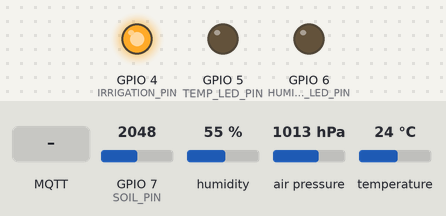
This sketch was run on a simulated ESP32-S3. On the bench: output pins drawn as LEDs (lit = HIGH). The inputs (shaded band) are chosen by the test bench; at power-on: GPIO 7 (SOIL_PIN) = 2048, humidity 55 %, air pressure 1013 hPa, temperature 24 °C. WiFi joins after 1.5 s; servers stay silent unless stated; no MQTT or app messages arrive unless stated; what the sketch prints to the serial monitor is not drawn.

Above: at 3.8 s.
3.9 s: MQTT message "ON" arrives on the first subscribed topic
At 6.2 s:
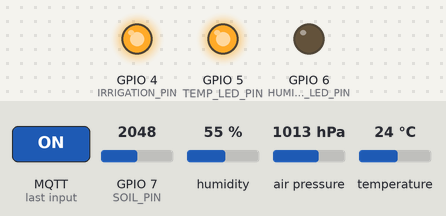
6.5 s: GPIO 7 (SOIL_PIN) set to 687
8.0 s: GPIO 7 (SOIL_PIN) set to 572
At 9.9 s:
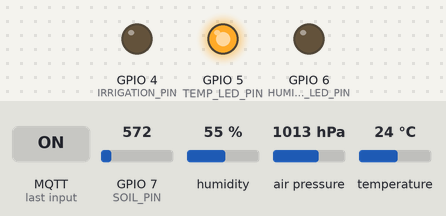
10.2 s: MQTT message "ON" arrives on the second subscribed topic
At 10.6 s:
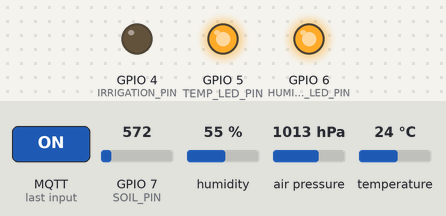
11.7 s: MQTT message "OFF" arrives on the first subscribed topic
At 12.9 s:
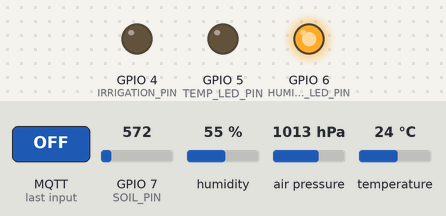
13.2 s: GPIO 7 (SOIL_PIN) set to 1209
15.9 s: GPIO 7 (SOIL_PIN) set to 1291
At 17.2 s:
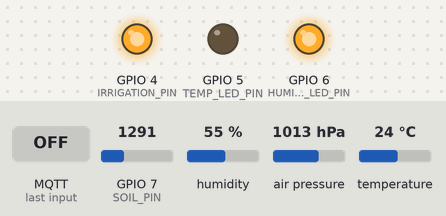
Timing chart, 0 to 18.9 s (numbered marks = the images above; inputs shaded):
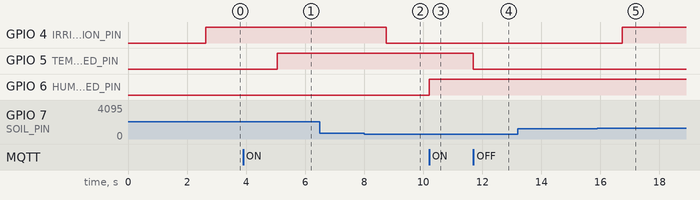

Measured:
- the behaviour switches between 640 and 639 on GPIO 7 (SOIL_PIN) (found by bisection; images 1 and 2)
- the behaviour switches between 1242 and 1243 on GPIO 7 (SOIL_PIN) (found by bisection; images 4 and 5)
- after the input at 3.9 s, GPIO 5 (TEMP_LED_PIN): LOW → HIGH after 1.2 s
- after the input at 6.5 s, every drawn part: stays the same
- after the input at 8.0 s, GPIO 4 (IRRIGATION_PIN): HIGH → LOW after 0.75 s
- after the input at 10.2 s, GPIO 6 (HUMIDITY_LED_PIN): LOW → HIGH at once
- after the input at 11.7 s, GPIO 5 (TEMP_LED_PIN): HIGH → LOW at once
- after the input at 13.2 s, every drawn part: stays the same
- after the input at 15.9 s, GPIO 4 (IRRIGATION_PIN): LOW → HIGH after 0.85 s

The sketch:

final_project.ino
```cpp
/*
  Smart Agriculture IoT - ESP32
  Sensors : AHT20 (temp + humidity), BMP280 (pressure), capacitive soil sensor
  Outputs : irrigation pump (automatic), 2 LEDs (manual via MQTT)
  Network : WiFi + MQTT (authenticated) + small local web page

  Requires a "secrets.h" file next to this sketch (see secrets.example.h):
    WIFI_SSID, WIFI_PASSWORD, MQTT_BROKER, MQTT_PORT, MQTT_USER, MQTT_PASS
*/

#include <WiFi.h>
#include <WebServer.h>
#include <Wire.h>

#include <Adafruit_AHTX0.h>
#include <Adafruit_BMP280.h>
#include <PubSubClient.h>

#include "secrets.h"

// ================= TOPICS =================

const char* TOPIC_TEMP         = "agriculture/esma/sensors/temp";
const char* TOPIC_HUMIDITY     = "agriculture/esma/sensors/humidity";
const char* TOPIC_SOIL         = "agriculture/esma/sensors/soil";
const char* TOPIC_PRESSURE     = "agriculture/esma/sensors/pressure";

const char* TOPIC_STATUS       = "agriculture/esma/status";
const char* TOPIC_ALERT        = "agriculture/esma/alerts";
const char* TOPIC_INFO         = "agriculture/esma/info";
const char* TOPIC_AVAILABILITY = "agriculture/esma/availability";   // online / offline (Last Will)

// States published by the ESP32
const char* TOPIC_IRRIGATION   = "agriculture/esma/actuators/irrigation";
const char* TOPIC_TEMP_LED     = "agriculture/esma/actuators/temperature_led";
const char* TOPIC_HUMIDITY_LED = "agriculture/esma/actuators/humidity_led";

// Commands received by the ESP32 (ON / OFF)
const char* TOPIC_TEMP_LED_CMD     = "agriculture/esma/actuators/temperature_led/cmd";
const char* TOPIC_HUMIDITY_LED_CMD = "agriculture/esma/actuators/humidity_led/cmd";

// ================= PINS =================

#define SDA_PIN 11
#define SCL_PIN 12

#define SOIL_PIN 7

#define IRRIGATION_PIN   4
#define TEMP_LED_PIN     5
#define HUMIDITY_LED_PIN 6

// ================= SOIL CALIBRATION =================

#define SOIL_AIR   2215    // raw value in dry air  (0 %)
#define SOIL_WATER 270     // raw value in water    (100 %)

// ================= THRESHOLDS =================

#define SOIL_DRY_LIMIT 50
#define SOIL_WET_LIMIT 80

#define TEMP_HIGH_LIMIT 30.0

#define HUMIDITY_LOW_LIMIT  35.0
#define HUMIDITY_HIGH_LIMIT 80.0

// ================= PUMP SAFETY =================

const unsigned long PUMP_MAX_RUN_MS   = 5UL * 60UL * 1000UL;   // stop after 5 min of continuous run
const unsigned long PUMP_COOLDOWN_MS  = 2UL * 60UL * 1000UL;   // then wait 2 min before restarting

// ================= ALERT BITS =================

#define ALERT_SOIL_DRY      (1 << 0)
#define ALERT_TEMP_HIGH     (1 << 1)
#define ALERT_HUMIDITY      (1 << 2)
#define ALERT_SENSOR_FAULT  (1 << 3)
#define ALERT_PUMP_TIMEOUT  (1 << 4)

// ================= OBJECTS =================

WebServer server(80);

Adafruit_AHTX0 aht;
Adafruit_BMP280 bmp;

WiFiClient wifiClient;
PubSubClient mqttClient(wifiClient);

// ================= VALUES =================

float temperature = NAN;
float humidity    = NAN;
float pressure    = NAN;     // hPa
int   soilPercent = 0;

bool ahtOk  = false;
bool bmpOk  = false;
bool soilOk = false;

// ================= STATES =================

bool irrigationActive = false;   // automatic
bool temperatureLedOn = false;   // manual (Node-RED)
bool humidityLedOn    = false;   // manual (Node-RED)

unsigned long pumpStartedAt = 0;
unsigned long pumpLockUntil = 0;

uint8_t lastAlertMask = 0;

String systemStatus = "STARTING";

// ================= TIMERS =================

unsigned long lastSensorRead    = 0;
unsigned long lastMQTTPublish   = 0;
unsigned long lastMQTTReconnect = 0;
unsigned long lastWiFiAttempt   = 0;

const unsigned long SENSOR_INTERVAL         = 2000;
const unsigned long MQTT_INTERVAL           = 5000;
const unsigned long MQTT_RECONNECT_INTERVAL = 5000;
const unsigned long WIFI_RETRY_INTERVAL     = 10000;

// ================= HELPERS =================

void publishMsg(const char* topic, const char* payload, bool retained = false) {
  if (mqttClient.connected()) {
    mqttClient.publish(topic, payload, retained);
  }
}

String numOrNull(float v, int decimals) {
  return isnan(v) ? String("null") : String(v, decimals);
}

// ================= READ SENSORS =================

int readSoilRaw() {
  // Average 16 samples to reduce ADC noise
  long sum = 0;
  for (int i = 0; i < 16; i++) {
    sum += analogRead(SOIL_PIN);
    delay(2);
  }
  return (int)(sum / 16);
}

void readSensors() {

  // --- AHT20 ---
  if (ahtOk) {
    sensors_event_t humidityEvent;
    sensors_event_t temperatureEvent;
    aht.getEvent(&humidityEvent, &temperatureEvent);

    float t = temperatureEvent.temperature;
    float h = humidityEvent.relative_humidity;

    if (isnan(t) || isnan(h) || h < 0 || h > 100) {
      temperature = NAN;
      humidity = NAN;
    } else {
      temperature = t;
      humidity = h;
    }
  } else {
    temperature = NAN;
    humidity = NAN;
  }

  // --- BMP280 ---
  if (bmpOk) {
    float p = bmp.readPressure() / 100.0;   // Pa -> hPa
    pressure = (isnan(p) || p < 300 || p > 1100) ? NAN : p;
  }

  // --- Soil ---
  int soilRaw = readSoilRaw();

  // A raw value of 0 or full scale means the sensor is unplugged or shorted
  soilOk = (soilRaw > 50 && soilRaw < 4090);

  if (soilOk) {
    soilPercent = map(soilRaw, SOIL_AIR, SOIL_WATER, 0, 100);
    soilPercent = constrain(soilPercent, 0, 100);
  }
}

// ================= IRRIGATION (AUTOMATIC, WITH SAFETY) =================

void controlIrrigation() {

  unsigned long now = millis();

  if (!soilOk) {
    // Never irrigate on invalid data
    irrigationActive = false;
  }
  else if (irrigationActive) {

    if (soilPercent > SOIL_WET_LIMIT) {
      irrigationActive = false;                         // soil wet enough
    }
    else if (now - pumpStartedAt >= PUMP_MAX_RUN_MS) {
      irrigationActive = false;                         // safety timeout
      pumpLockUntil = now + PUMP_COOLDOWN_MS;
      Serial.println("PUMP SAFETY: max run time reached, cooldown started");
    }
  }
  else {

    bool lockedOut = ((long)(pumpLockUntil - now) > 0);

    if (soilPercent < SOIL_DRY_LIMIT && !lockedOut) {
      irrigationActive = true;
      pumpStartedAt = now;
    }
  }

  digitalWrite(IRRIGATION_PIN, irrigationActive ? HIGH : LOW);
}

// ================= ALERTS =================

uint8_t computeAlertMask() {

  uint8_t mask = 0;

  if (!soilOk || !ahtOk || isnan(temperature) || isnan(humidity)) {
    mask |= ALERT_SENSOR_FAULT;
  }
  if (soilOk && soilPercent < SOIL_DRY_LIMIT) {
    mask |= ALERT_SOIL_DRY;
  }
  if (!isnan(temperature) && temperature > TEMP_HIGH_LIMIT) {
    mask |= ALERT_TEMP_HIGH;
  }
  if (!isnan(humidity) && (humidity < HUMIDITY_LOW_LIMIT || humidity > HUMIDITY_HIGH_LIMIT)) {
    mask |= ALERT_HUMIDITY;
  }
  if (!irrigationActive && (long)(pumpLockUntil - millis()) > 0) {
    mask |= ALERT_PUMP_TIMEOUT;
  }

  return mask;
}

// Publish an alert only when it newly appears (no spam)
void publishAlerts() {

  if (!mqttClient.connected()) {
    return;
  }

  uint8_t mask = computeAlertMask();
  uint8_t newAlerts = mask & ~lastAlertMask;

  if (newAlerts & ALERT_SENSOR_FAULT) publishMsg(TOPIC_ALERT, "SENSOR_FAULT");
  if (newAlerts & ALERT_SOIL_DRY)     publishMsg(TOPIC_ALERT, "SOIL_DRY");
  if (newAlerts & ALERT_TEMP_HIGH)    publishMsg(TOPIC_ALERT, "TEMPERATURE_HIGH");
  if (newAlerts & ALERT_HUMIDITY)     publishMsg(TOPIC_ALERT, "HUMIDITY_ABNORMAL");
  if (newAlerts & ALERT_PUMP_TIMEOUT) publishMsg(TOPIC_ALERT, "PUMP_TIMEOUT");

  lastAlertMask = mask;
}

// ================= SYSTEM STATUS =================

void updateSystemStatus() {

  uint8_t mask = computeAlertMask();

  if (mask & ALERT_SENSOR_FAULT)         systemStatus = "SENSOR_FAULT";
  else if (mask & ALERT_SOIL_DRY)        systemStatus = "SOIL_DRY";
  else if (mask & ALERT_TEMP_HIGH)       systemStatus = "TOO_HOT";
  else if (!isnan(humidity) && humidity < HUMIDITY_LOW_LIMIT)  systemStatus = "LOW_HUMIDITY";
  else if (!isnan(humidity) && humidity > HUMIDITY_HIGH_LIMIT) systemStatus = "HIGH_HUMIDITY";
  else                                   systemStatus = "NORMAL";
}

// ================= AUTOMATION =================

void updateAutomation() {
  controlIrrigation();     // only the pump is automatic
  updateSystemStatus();
}

// ================= MQTT CALLBACK =================

void mqttCallback(char* topic, byte* payload, unsigned int length) {

  String msg = "";

  for (unsigned int i = 0; i < length; i++) {
    msg += (char)payload[i];
  }

  msg.trim();
  msg.toUpperCase();

  Serial.print("MQTT received [");
  Serial.print(topic);
  Serial.print("] : ");
  Serial.println(msg);

  bool newState;

  if (msg == "ON" || msg == "TRUE" || msg == "1") {
    newState = true;
  }
  else if (msg == "OFF" || msg == "FALSE" || msg == "0") {
    newState = false;
  }
  else {
    return;   // unknown message, ignore
  }

  if (strcmp(topic, TOPIC_TEMP_LED_CMD) == 0) {

    temperatureLedOn = newState;
    digitalWrite(TEMP_LED_PIN, temperatureLedOn ? HIGH : LOW);
    publishMsg(TOPIC_TEMP_LED, temperatureLedOn ? "ON" : "OFF");
  }
  else if (strcmp(topic, TOPIC_HUMIDITY_LED_CMD) == 0) {

    humidityLedOn = newState;
    digitalWrite(HUMIDITY_LED_PIN, humidityLedOn ? HIGH : LOW);
    publishMsg(TOPIC_HUMIDITY_LED, humidityLedOn ? "ON" : "OFF");
  }
}

// ================= WIFI =================

void connectWiFi(unsigned long timeoutMs) {

  WiFi.mode(WIFI_STA);
  WiFi.setAutoReconnect(true);
  WiFi.begin(WIFI_SSID, WIFI_PASSWORD);

  unsigned long start = millis();

  while (WiFi.status() != WL_CONNECTED && millis() - start < timeoutMs) {
    delay(500);
    Serial.print(".");
  }

  Serial.println();

  if (WiFi.status() == WL_CONNECTED) {
    Serial.println("WiFi CONNECTED!");
    Serial.print("ESP32 IP: ");
    Serial.println(WiFi.localIP());
  } else {
    Serial.println("WiFi not connected yet, will keep retrying in background.");
  }
}

void maintainWiFi() {

  if (WiFi.status() == WL_CONNECTED) {
    return;
  }

  unsigned long now = millis();

  if (now - lastWiFiAttempt < WIFI_RETRY_INTERVAL) {
    return;
  }

  lastWiFiAttempt = now;

  Serial.println("WiFi lost, reconnecting...");
  WiFi.disconnect();
  WiFi.begin(WIFI_SSID, WIFI_PASSWORD);
}

// ================= MQTT CONNECTION =================

void reconnectMQTT() {

  if (mqttClient.connected() || WiFi.status() != WL_CONNECTED) {
    return;
  }

  unsigned long now = millis();

  if (now - lastMQTTReconnect < MQTT_RECONNECT_INTERVAL) {
    return;
  }

  lastMQTTReconnect = now;

  Serial.print("Connecting to Mosquitto... ");

  String clientId = "agriculture-esma-";
  clientId += WiFi.macAddress();

  // Last Will: if the ESP32 disappears, the broker publishes "offline" (retained)
  bool ok = mqttClient.connect(clientId.c_str(),
                               MQTT_USER, MQTT_PASS,
                               TOPIC_AVAILABILITY, 1, true, "offline");

  if (ok) {

    Serial.println("CONNECTED!");

    mqttClient.subscribe(TOPIC_TEMP_LED_CMD);
    mqttClient.subscribe(TOPIC_HUMIDITY_LED_CMD);

    publishMsg(TOPIC_AVAILABILITY, "online", true);
    publishMsg(TOPIC_INFO, "ESP32 Agriculture System connected");

    publishMsg(TOPIC_TEMP_LED, temperatureLedOn ? "ON" : "OFF");
    publishMsg(TOPIC_HUMIDITY_LED, humidityLedOn ? "ON" : "OFF");

    lastAlertMask = 0;   // re-announce active alerts after a reconnect
  }
  else {

    // 4 = bad credentials, 5 = not authorised
    Serial.print("FAILED, state = ");
    Serial.println(mqttClient.state());
  }
}

// ================= PUBLISH =================

void publishSensorData() {

  if (!mqttClient.connected()) {
    return;
  }

  char buffer[16];

  if (!isnan(temperature)) {
    snprintf(buffer, sizeof(buffer), "%.2f", temperature);
    publishMsg(TOPIC_TEMP, buffer);
  }

  if (!isnan(humidity)) {
    snprintf(buffer, sizeof(buffer), "%.2f", humidity);
    publishMsg(TOPIC_HUMIDITY, buffer);
  }

  if (!isnan(pressure)) {
    snprintf(buffer, sizeof(buffer), "%.1f", pressure);
    publishMsg(TOPIC_PRESSURE, buffer);
  }

  if (soilOk) {
    snprintf(buffer, sizeof(buffer), "%d", soilPercent);
    publishMsg(TOPIC_SOIL, buffer);
  }

  publishMsg(TOPIC_STATUS, systemStatus.c_str());

  publishMsg(TOPIC_IRRIGATION, irrigationActive ? "ON" : "OFF");
  publishMsg(TOPIC_TEMP_LED, temperatureLedOn ? "ON" : "OFF");
  publishMsg(TOPIC_HUMIDITY_LED, humidityLedOn ? "ON" : "OFF");
}

// ================= WEB DASHBOARD =================

const char INDEX_HTML[] PROGMEM = R"rawliteral(
<!DOCTYPE html>
<html>
<head>
<meta charset="UTF-8">
<meta name="viewport" content="width=device-width, initial-scale=1.0">
<title>Smart Agriculture</title>
<style>
body { font-family: Arial; background: #eef5ee; text-align: center; margin: 0; padding: 20px; }
.container { max-width: 700px; margin: auto; }
h1 { color: #245c32; }
.card { background: white; margin: 15px; padding: 20px; border-radius: 15px; box-shadow: 0 3px 10px rgba(0,0,0,0.12); }
.value { font-size: 32px; font-weight: bold; }
.status { font-size: 24px; font-weight: bold; }
</style>
</head>
<body>
<div class="container">
<h1>Smart Agriculture IoT</h1>
<div class="card"><h2>Temperature</h2><div class="value"><span id="temperature">--</span> &deg;C</div></div>
<div class="card"><h2>Air Humidity</h2><div class="value"><span id="humidity">--</span> %</div></div>
<div class="card"><h2>Pressure</h2><div class="value"><span id="pressure">--</span> hPa</div></div>
<div class="card"><h2>Soil Moisture</h2><div class="value"><span id="soil">--</span> %</div></div>
<div class="card"><h2>System Status</h2><div class="status"><span id="status">--</span></div></div>
<div class="card"><h2>Irrigation</h2><div class="status"><span id="irrigation">--</span></div></div>
<div class="card"><h2>Temperature LED</h2><div class="status"><span id="tempLed">--</span></div></div>
<div class="card"><h2>Humidity LED</h2><div class="status"><span id="humidityLed">--</span></div></div>
<div class="card"><h2>MQTT</h2><div class="status"><span id="mqtt">--</span></div></div>
</div>
<script>
function fmt(v, d) { return (v === null || v === undefined) ? "--" : v.toFixed(d); }
function updateData() {
  fetch('/data')
    .then(r => r.json())
    .then(data => {
      document.getElementById("temperature").innerText = fmt(data.temperature, 1);
      document.getElementById("humidity").innerText = fmt(data.humidity, 1);
      document.getElementById("pressure").innerText = fmt(data.pressure, 1);
      document.getElementById("soil").innerText = data.soil === null ? "--" : data.soil;
      document.getElementById("status").innerText = data.status;
      document.getElementById("irrigation").innerText = data.irrigation ? "ON" : "OFF";
      document.getElementById("tempLed").innerText = data.temperatureLed ? "ON" : "OFF";
      document.getElementById("humidityLed").innerText = data.humidityLed ? "ON" : "OFF";
      document.getElementById("mqtt").innerText = data.mqtt ? "CONNECTED" : "DISCONNECTED";
    })
    .catch(e => console.log("Error:", e));
}
setInterval(updateData, 2000);
updateData();
</script>
</body>
</html>
)rawliteral";

void handleRoot() {
  server.send_P(200, "text/html", INDEX_HTML);
}

void handleData() {

  String json = "{";

  json += "\"temperature\":" + numOrNull(temperature, 1);
  json += ",\"humidity\":" + numOrNull(humidity, 1);
  json += ",\"pressure\":" + numOrNull(pressure, 1);
  json += ",\"soil\":" + (soilOk ? String(soilPercent) : String("null"));
  json += ",\"status\":\"" + systemStatus + "\"";
  json += ",\"irrigation\":" + String(irrigationActive ? "true" : "false");
  json += ",\"temperatureLed\":" + String(temperatureLedOn ? "true" : "false");
  json += ",\"humidityLed\":" + String(humidityLedOn ? "true" : "false");
  json += ",\"mqtt\":" + String(mqttClient.connected() ? "true" : "false");

  json += "}";

  server.send(200, "application/json", json);
}

// ================= SETUP =================

void setup() {

  Serial.begin(115200);
  delay(1000);

  Serial.println();
  Serial.println("==================================");
  Serial.println("     SMART AGRICULTURE IoT");
  Serial.println("==================================");

  pinMode(SOIL_PIN, INPUT);
  pinMode(IRRIGATION_PIN, OUTPUT);
  pinMode(TEMP_LED_PIN, OUTPUT);
  pinMode(HUMIDITY_LED_PIN, OUTPUT);

  digitalWrite(IRRIGATION_PIN, LOW);
  digitalWrite(TEMP_LED_PIN, LOW);
  digitalWrite(HUMIDITY_LED_PIN, LOW);

  Wire.begin(SDA_PIN, SCL_PIN);

  Serial.println("Initializing AHT20...");
  ahtOk = aht.begin();
  Serial.println(ahtOk ? "AHT20 OK!" : "ERROR: AHT20 not found!");

  Serial.println("Initializing BMP280...");
  bmpOk = bmp.begin(0x77) || bmp.begin(0x76);
  Serial.println(bmpOk ? "BMP280 OK!" : "BMP280 not found (pressure disabled)");

  Serial.println();
  Serial.print("Connecting to WiFi: ");
  Serial.println(WIFI_SSID);

  connectWiFi(20000);   // 20 s max, never blocks forever

  mqttClient.setServer(MQTT_BROKER, MQTT_PORT);
  mqttClient.setCallback(mqttCallback);

  server.on("/", handleRoot);
  server.on("/data", handleData);
  server.begin();

  Serial.println("Web server started!");

  readSensors();
  updateAutomation();

  Serial.println();
  Serial.println("SYSTEM READY!");
}

// ================= LOOP =================

void loop() {

  server.handleClient();
  maintainWiFi();
  reconnectMQTT();
  mqttClient.loop();

  unsigned long now = millis();

  if (now - lastSensorRead >= SENSOR_INTERVAL) {
    lastSensorRead = now;
    readSensors();
    updateAutomation();
    publishAlerts();
  }

  if (now - lastMQTTPublish >= MQTT_INTERVAL) {
    lastMQTTPublish = now;
    publishSensorData();
  }
}
```

secrets.example.h
```cpp
#pragma once
#define WIFI_SSID     "YOUR_WIFI_NAME"
#define WIFI_PASSWORD "YOUR_WIFI_PASSWORD"
#define MQTT_BROKER   "192.168.x.x"
#define MQTT_PORT     1883
#define MQTT_USER     "esp32"
#define MQTT_PASS     "YOUR_MQTT_PASSWORD"
```
